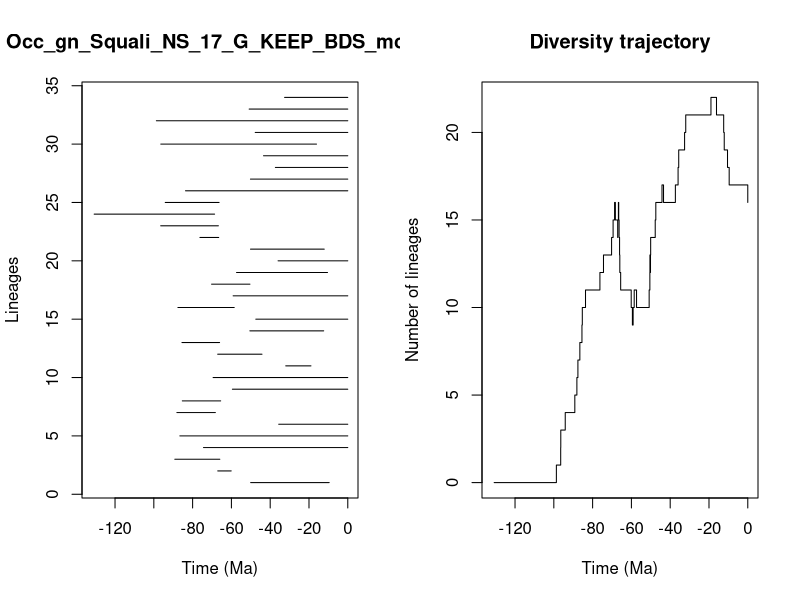

The R script that drew this image:


pdf(file='../Results/Genus_NS/5_MA_bins_EP_FT/pyrate_mcmc_logs/Occ_gn_Squali_NS_17_G_KEEP_BDS_mcmc_LTT.pdf',width=0.6*20, height=0.6*10)
title = "Occ_gn_Squali_NS_17_G_KEEP_BDS_mcmc"
ts=c(50.07074085597268, 67.04414029851876,89.17659821236431,74.39397902909135,86.57873757608154,35.605151988021774,88.11075631523524,85.31206404597528,59.4905656764725,69.43923697382185,31.984047122332992,67.07115116980314,85.49839957173977,50.483887967211146,47.41633599679827,87.58189496462566,59.10977360137458,70.22045043175301,57.35090867239495,35.93287811138267,50.155503336023386,76.23564371610877,96.45682625966211,130.75969628083436,94.11308989779518,83.66303642110189,50.1807684571838,37.331774867592806,43.44245129127713,96.40954979100354,47.71907089515889,98.68340129276145,50.84991203050926,32.57923398230468)
te=c(9.589605127151268, 60.103550755698045,65.97382222657633,0.0,0.0,0.0,68.2690146894105,65.53514800194993,0.0,0.0,18.98687902549451,44.228142404548635,66.09929527244584,12.424942643185952,0.0,58.55492587243646,0.0,50.449013418411845,10.451189221742718,0.0,12.137408776042603,66.54184107117699,66.7015487356209,68.67071137953359,66.34707424097863,0.0,0.0,0.0,0.0,16.13056454551949,0.0,0.0,0.0,0.0)
div_traj=c(0, 1,2,3,4,5,6,7,8,9,10,11,12,13,14,15,16,15,14,15,16,15,14,13,12,11,10,9,10,11,10,11,12,13,12,13,14,15,16,17,16,17,18,19,20,21,22,21,20,19,18,17,16)
time_events=c(130.75969628083436, 98.68340129276145,96.45682625966211,96.40954979100354,94.11308989779518,89.17659821236431,88.11075631523524,87.58189496462566,86.57873757608154,85.49839957173977,85.31206404597528,83.66303642110189,76.23564371610877,74.39397902909135,70.22045043175301,69.43923697382185,68.67071137953359,68.2690146894105,67.07115116980314,67.04414029851876,66.7015487356209,66.54184107117699,66.34707424097863,66.09929527244584,65.97382222657633,65.53514800194993,60.103550755698045,59.4905656764725,59.10977360137458,58.55492587243646,57.35090867239495,50.84991203050926,50.483887967211146,50.449013418411845,50.1807684571838,50.155503336023386,50.07074085597268,47.71907089515889,47.41633599679827,44.228142404548635,43.44245129127713,37.331774867592806,35.93287811138267,35.605151988021774,32.57923398230468,31.984047122332992,18.98687902549451,16.13056454551949,12.424942643185952,12.137408776042603,10.451189221742718,9.589605127151268,0.0)
                par(mfrow=c(1,2))
                L = length(ts)
                plot(ts, 1:L , xlim=c(-max(ts)-1,0), pch=20, type="n", main=title,xlab="Time (Ma)",ylab="Lineages")
                for (i in 1:L){segments(x0=-te[i],y0=i,x1=-ts[i],y1=i)}    
                t = -time_events
                plot(div_traj ~ t,type="s", main = "Diversity trajectory",xlab="Time (Ma)",ylab="Number of lineages",xlim=c(-max(ts)-1,0))
                abline(v=c(65,200,251,367,445),lty=2,col="gray")
                
